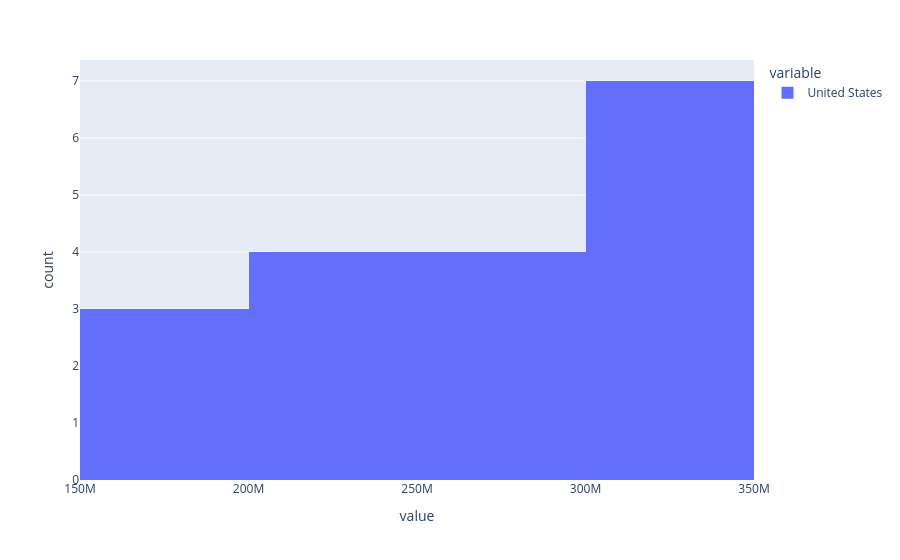

Here is the notebook cell this chart was saved with:
### Markdown cell above
5 Histogram

### Code cell
fig = px.histogram(
    df_pivot_filter['United States']
)

fig.show()

### Figure 1 — Plotly figure (JSON) as saved in the notebook; plotly's stock layout.template omitted (floating-point values rounded to 4 significant figures)
{"data": [{"alignmentgroup": "True", "bingroup": "x", "hovertemplate": "variable=United States<br>value=%{x}<br>count=%{y}<extra></extra>", "legendgroup": "United States", "marker": {"color": "#636efa", "pattern": {"shape": ""}}, "name": "United States", "offsetgroup": "United States", "orientation": "v", "showlegend": true, "type": "histogram", "x": [171685336, 186720571, 199733676, 209513341, 219081251, 229476354, 240499825, 252120309, 265163745, 281710909, 294993511, 309011475, 320878310, 323015995, 325084756, 327096265, 329064917, 331002651], "xaxis": "x", "yaxis": "y"}], "layout": {"barmode": "relative", "legend": {"title": {"text": "variable"}, "tracegroupgap": 0}, "margin": {"t": 60}, "xaxis": {"anchor": "y", "domain": [0, 1], "title": {"text": "value"}}, "yaxis": {"anchor": "x", "domain": [0, 1], "title": {"text": "count"}}}}
